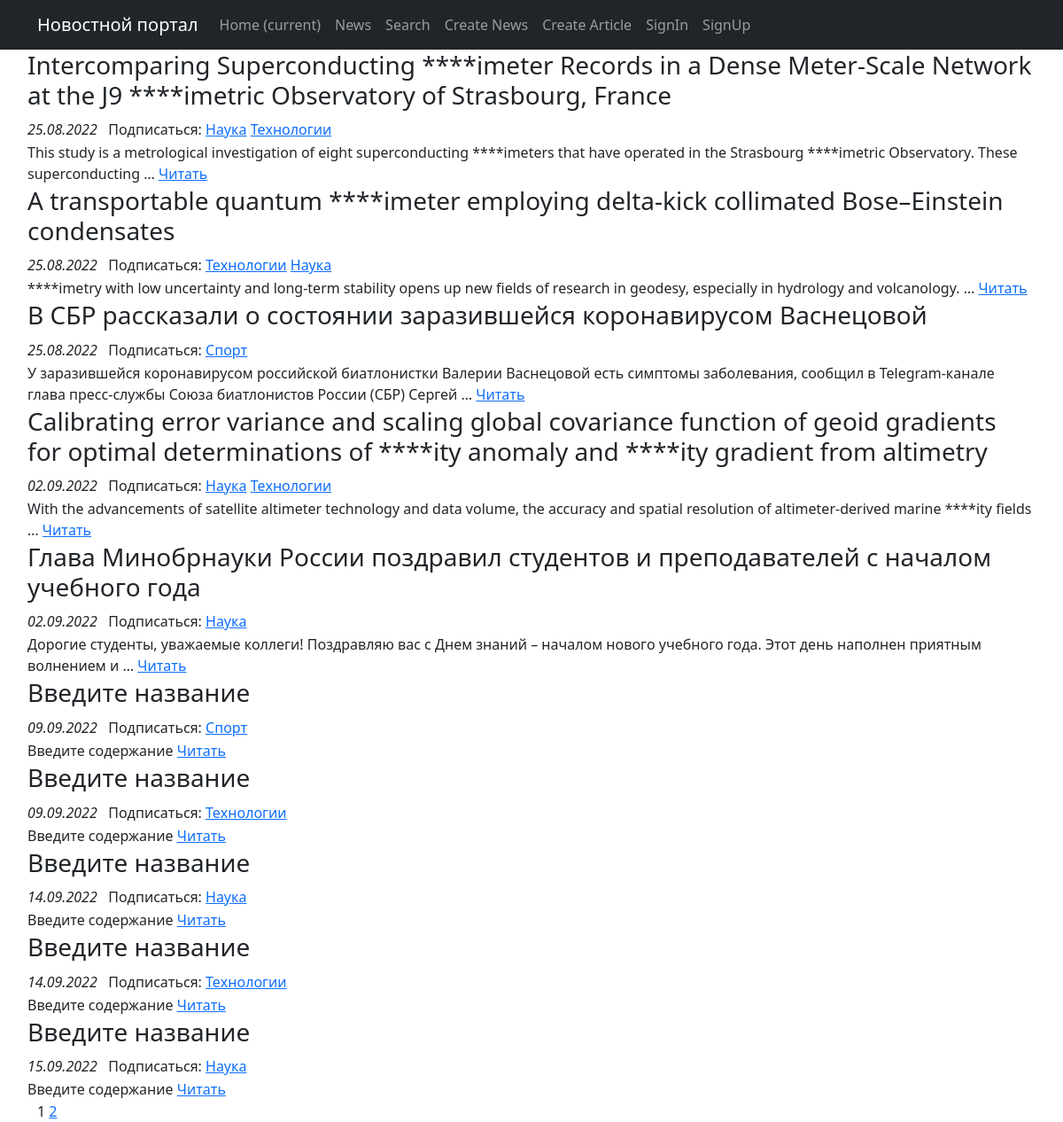
The page / on the database its author committed.
### posts/models.py (models this page shows, shortened)
class Post(models.Model):
    paper = 'PA'
    news = 'NE'
    author = models.ForeignKey(Author, on_delete=models.CASCADE)
    post_type = models.CharField(max_length=2, choices=POST_TYPE, default=paper)
    pub_time = models.DateTimeField(auto_now_add=True)
    categories = models.ManyToManyField(Category, through='PostCategory')
    title = models.CharField(max_length=255, default='Введите название')
    text = models.TextField(default='Введите содержание')
    _rating = models.IntegerField(default=0)
    @property
    def rating(self):
        return self._rating

class Category(models.Model):
    category_name = models.CharField(max_length=255, unique=True)
    def __str__(self) -> str:
        return f'{self.category_name}'

### posts/views.py (the view)
# urls.py: path('', PostsList.as_view(), name='posts_list'),
class PostsList(ListView):
    model = Post
    ordering = 'pub_time'
    template_name = 'news.html'
    context_object_name = 'posts'
    paginate_by = 10
    def get_queryset(self):
        queryset = super().get_queryset()
        self.filterset = PostFilter(self.request.GET, queryset)
        return self.filterset.qs
    def get_context_data(self, **kwargs):
        context = super().get_context_data(**kwargs)
        context["filterset"] = self.filterset
        return context

### posts/templatetags/custom_filters.py (called while the page is built)
@register.filter()
def censor(value):
    for word in CENSOR_WORDS:
        value = value.replace(word, '*' * len(word))
    return value

### templates/news.html (shortened to what this page needs)
{% extends 'flatpages/default.html' %}
{% load custom_filters %}
{% load custom_tags %}
{% block content %}
{% if posts %}
    <table>
        {% for post in posts %}
            <tr>
                <td>
                    <h3>{{ post.title|censor }}</h3>
                </td>
            </tr>
            <tr>
                <td>
                    <i>{{ post.pub_time|date:'d.m.Y' }}</i>
                    &nbsp Подписаться:
                    {% for category in post.categories.all %}
                        <a href="subscribe/?category_id={{category.pk}}&path_info={{request.path_info}}">{{category}}</a>
                    {% endfor %}
                </td>
            </tr>
            <tr>
                <td>{{ post.text|truncatewords:20|censor }} <a href="/news/{{post.pk}}">Читать</a></td>
            </tr>
        {% endfor %}
    </table>
{% else %}
    <h2>Новостей на сегодня нет</h2>
{% endif %}
    <nobr>
        {{ page_obj.number }}
        {% if page_obj.has_next %}
            <a href="?page={{ page_obj.next_page_number }}">{{ page_obj.next_page_number }}</a>
        {% endif %}
    </nobr>
{% endblock content %}

### templates/flatpages/default.html (style rules this page uses)
table { width: 100%; }
td { vertical-align: top; }

### rows shown on the page
Post: title|censor "Intercomparing Superconducting ****imeter Records in a Dense Meter-Scale Network at the J9 ****imetric Observatory of Strasbourg, France", pub_time "25.08.2022", text|censor "This study is a metrological investigation of eight superconducting ****imeters that have operated in the Strasbourg ****imetric Observatory. These superconducting …"
Category: category_name "Наука"
Category: category_name "Технологии"
Post: title|censor "A transportable quantum ****imeter employing delta-kick collimated Bose–Einstein condensates", pub_time "25.08.2022", text|censor "****imetry with low uncertainty and long-term stability opens up new fields of research in geodesy, especially in hydrology and volcanology. …"
Post: title|censor "В СБР рассказали о состоянии заразившейся коронавирусом Васнецовой", pub_time "25.08.2022", text|censor "У заразившейся коронавирусом российской биатлонистки Валерии Васнецовой есть симптомы заболевания, сообщил в Telegram-канале глава пресс-службы Союза биатлонистов России (СБР) Сергей …"
Category: category_name "Спорт"
Post: title|censor "Calibrating error variance and scaling global covariance function of geoid gradients for optimal determinations of ****ity anomaly and ****ity gradient from altimetry", pub_time "02.09.2022", text|censor "With the advancements of satellite altimeter technology and data volume, the accuracy and spatial resolution of altimeter-derived marine ****ity fields …"
Post: title|censor "Глава Минобрнауки России поздравил студентов и преподавателей с началом учебного года", pub_time "02.09.2022", text|censor "Дорогие студенты, уважаемые коллеги! Поздравляю вас с Днем знаний – началом нового учебного года. Этот день наполнен приятным волнением и …"
Post: title|censor "Введите название", pub_time "09.09.2022", text|censor "Введите содержание"
Post: title|censor "Введите название", pub_time "09.09.2022", text|censor "Введите содержание"
Post: title|censor "Введите название", pub_time "14.09.2022", text|censor "Введите содержание"
Post: title|censor "Введите название", pub_time "14.09.2022", text|censor "Введите содержание"
Post: title|censor "Введите название", pub_time "15.09.2022", text|censor "Введите содержание"

### other values the page prints
{{ page_obj.number }} "1"
{{ page_obj.next_page_number }} "2"
